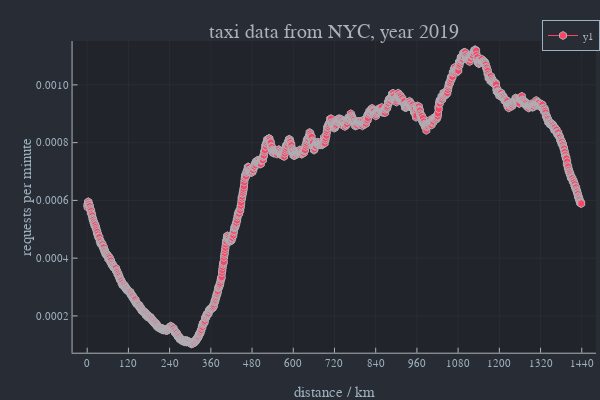

Write notebook code for a chart like this one.
### Markdown cell above
#### start times

### Code cell
plot(x,y,marker=:hex,xlab="distance / km",ylab="requests per minute",title="taxi data from NYC, year 2019",xticks=0:120:1440)

### Figure 1 — Plotly figure (JSON) as saved in the notebook; plotly's stock layout.template omitted (floating-point values rounded to 4 significant figures; data arrays with more than 128 entries replaced by an {"elided": "..."} marker saying what was removed)
{"data": [{"colorbar": {"title": ""}, "legendgroup": "y1", "line": {"color": "rgba(254, 67, 101, 1.000)", "dash": "solid", "shape": "linear", "width": 1}, "marker": {"color": "rgba(254, 67, 101, 1.000)", "line": {"color": "rgba(173, 178, 183, 1.000)", "width": 1}, "size": 8, "symbol": "hexagon"}, "mode": "lines+markers", "name": "y1", "showlegend": true, "type": "scatter", "x": {"elided": "1439 float values"}, "xaxis": "x", "y": {"elided": "1439 float values"}, "yaxis": "y", "zmax": null, "zmin": null}], "layout": {"annotations": [{"font": {"color": "rgba(173, 178, 183, 1.000)", "family": "sans-serif", "size": 20}, "rotation": 0, "showarrow": false, "text": "taxi data from NYC, year 2019", "x": 0.5572, "xanchor": "center", "xref": "paper", "y": 1, "yanchor": "top", "yref": "paper"}], "height": 400, "legend": {"bgcolor": "rgba(40, 44, 52, 1.000)", "bordercolor": "rgba(158, 177, 190, 1.000)", "borderwidth": 1, "font": {"color": "rgba(173, 178, 183, 1.000)", "family": "sans-serif", "size": 11}, "title": {"font": {"color": "rgba(173, 178, 183, 1.000)", "family": "sans-serif", "size": 15}, "text": ""}, "tracegroupgap": 0, "traceorder": "normal", "x": 1, "xanchor": "auto", "y": 1, "yanchor": "auto"}, "margin": {"b": 20, "l": 0, "r": 0, "t": 20}, "paper_bgcolor": "rgba(40, 44, 52, 1.000)", "plot_bgcolor": "rgba(33, 37, 43, 1.000)", "showlegend": true, "width": 600, "xaxis": {"anchor": "y", "domain": [0.1209, 0.9934], "gridcolor": "rgba(173, 178, 183, 0.100)", "gridwidth": 0.5, "linecolor": "rgba(173, 178, 183, 1.000)", "mirror": false, "range": [-42.64, 1482.0], "showgrid": true, "showline": true, "showticklabels": true, "tickangle": 0, "tickcolor": "rgb(173, 178, 183)", "tickfont": {"color": "rgba(158, 177, 190, 1.000)", "family": "sans-serif", "size": 11}, "tickmode": "array", "ticks": "inside", "ticktext": ["0", "120", "240", "360", "480", "600", "720", "840", "960", "1080", "1200", "1320", "1440"], "tickvals": [0, 120, 240, 360, 480, 600, 720, 840, 960, 1080, 1200, 1320, 1440], "title": "distance / km", "titlefont": {"color": "rgba(158, 177, 190, 1.000)", "family": "sans-serif", "size": 15}, "type": "-", "visible": true, "zeroline": false, "zerolinecolor": "rgba(173, 178, 183, 1.000)"}, "yaxis": {"anchor": "x", "domain": [0.07581, 0.9415], "gridcolor": "rgba(173, 178, 183, 0.100)", "gridwidth": 0.5, "linecolor": "rgba(173, 178, 183, 1.000)", "mirror": false, "range": [7.261e-05, 0.001152], "showgrid": true, "showline": true, "showticklabels": true, "tickangle": 0, "tickcolor": "rgb(173, 178, 183)", "tickfont": {"color": "rgba(158, 177, 190, 1.000)", "family": "sans-serif", "size": 11}, "tickmode": "array", "ticks": "inside", "ticktext": ["0.0002", "0.0004", "0.0006", "0.0008", "0.0010"], "tickvals": [0.0002, 0.0004, 0.0006, 0.0008, 0.001], "title": "requests per minute", "titlefont": {"color": "rgba(158, 177, 190, 1.000)", "family": "sans-serif", "size": 15}, "type": "-", "visible": true, "zeroline": false, "zerolinecolor": "rgba(173, 178, 183, 1.000)"}}}
